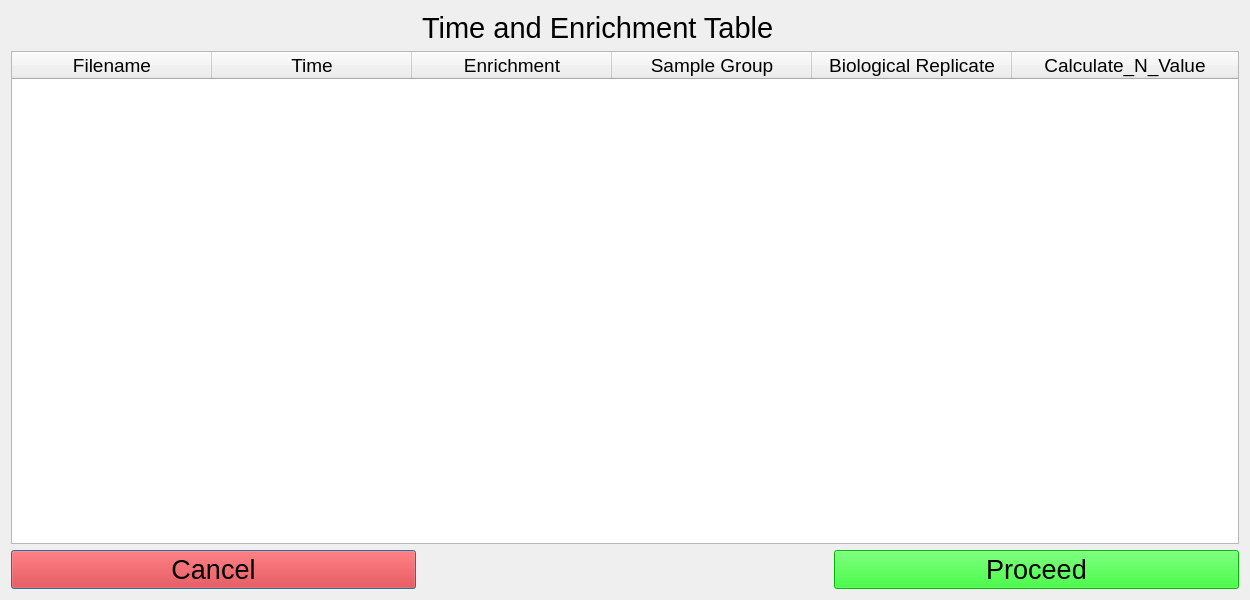
<?xml version="1.0" encoding="UTF-8"?>
<ui version="4.0">
 <class>Dialog</class>
 <widget class="QDialog" name="Dialog">
  <property name="geometry">
   <rect>
    <x>0</x>
    <y>0</y>
    <width>900</width>
    <height>600</height>
   </rect>
  </property>
  <property name="minimumSize">
   <size>
    <width>1250</width>
    <height>0</height>
   </size>
  </property>
  <property name="font">
   <font>
    <pointsize>20</pointsize>
   </font>
  </property>
  <property name="windowTitle">
   <string>Dialog</string>
  </property>
  <layout class="QGridLayout" name="gridLayout">
   <item row="0" column="0">
    <spacer name="horizontalSpacer_2">
     <property name="orientation">
      <enum>Qt::Horizontal</enum>
     </property>
     <property name="sizeHint" stdset="0">
      <size>
       <width>155</width>
       <height>20</height>
      </size>
     </property>
    </spacer>
   </item>
   <item row="0" column="1">
    <widget class="QLabel" name="label">
     <property name="font">
      <font>
       <pointsize>22</pointsize>
      </font>
     </property>
     <property name="text">
      <string>Time and Enrichment Table</string>
     </property>
     <property name="wordWrap">
      <bool>true</bool>
     </property>
    </widget>
   </item>
   <item row="0" column="2">
    <spacer name="horizontalSpacer_3">
     <property name="orientation">
      <enum>Qt::Horizontal</enum>
     </property>
     <property name="sizeHint" stdset="0">
      <size>
       <width>155</width>
       <height>20</height>
      </size>
     </property>
    </spacer>
   </item>
   <item row="1" column="0" colspan="3">
    <widget class="QTableWidget" name="TimeEnrichmentTable">
     <property name="minimumSize">
      <size>
       <width>783</width>
       <height>0</height>
      </size>
     </property>
     <property name="font">
      <font>
       <pointsize>14</pointsize>
      </font>
     </property>
     <property name="autoScrollMargin">
      <number>15</number>
     </property>
     <property name="columnCount">
      <number>6</number>
     </property>
     <attribute name="horizontalHeaderCascadingSectionResizes">
      <bool>true</bool>
     </attribute>
     <attribute name="horizontalHeaderDefaultSectionSize">
      <number>200</number>
     </attribute>
     <attribute name="horizontalHeaderStretchLastSection">
      <bool>true</bool>
     </attribute>
     <column>
      <property name="text">
       <string>Filename</string>
      </property>
     </column>
     <column>
      <property name="text">
       <string>Time</string>
      </property>
     </column>
     <column>
      <property name="text">
       <string>Enrichment</string>
      </property>
     </column>
     <column>
      <property name="text">
       <string>Sample Group</string>
      </property>
     </column>
     <column>
      <property name="text">
       <string>Biological Replicate</string>
      </property>
     </column>
     <column>
      <property name="text">
       <string>Calculate_N_Value</string>
      </property>
     </column>
    </widget>
   </item>
   <item row="2" column="0">
    <widget class="QPushButton" name="CancelButton">
     <property name="font">
      <font>
       <pointsize>20</pointsize>
      </font>
     </property>
     <property name="styleSheet">
      <string notr="true">background-color: rgb(255, 0, 0);</string>
     </property>
     <property name="text">
      <string>Cancel</string>
     </property>
    </widget>
   </item>
   <item row="2" column="1">
    <spacer name="horizontalSpacer">
     <property name="orientation">
      <enum>Qt::Horizontal</enum>
     </property>
     <property name="sizeHint" stdset="0">
      <size>
       <width>388</width>
       <height>20</height>
      </size>
     </property>
    </spacer>
   </item>
   <item row="2" column="2">
    <widget class="QPushButton" name="ProceedButton">
     <property name="font">
      <font>
       <pointsize>20</pointsize>
      </font>
     </property>
     <property name="styleSheet">
      <string notr="true">background-color: rgb(0, 255, 0);</string>
     </property>
     <property name="text">
      <string>Proceed</string>
     </property>
    </widget>
   </item>
  </layout>
 </widget>
 <resources/>
 <connections/>
</ui>
